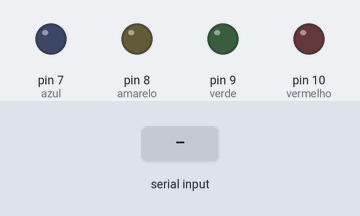
Simulated run of this sketch. Board: Arduino Uno, built with avr-gcc and run on an emulated ATmega328P. Shown: output pins drawn as LEDs (lit = HIGH). Inputs (shaded band) come from the test bench. What the sketch prints to the serial monitor is not drawn.

Above: at 1.2 s.
1.3 s: "b" received over Serial
At 2.5 s:
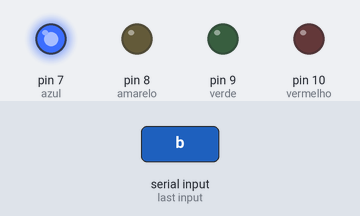
2.9 s: "y" received over Serial
At 3.6 s:
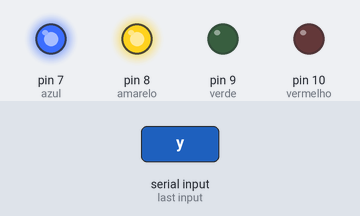
4.4 s: "g" received over Serial
At 4.8 s:
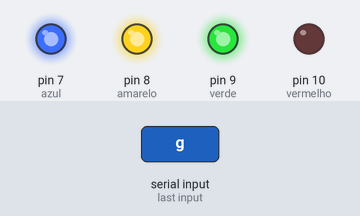
5.9 s: "r" received over Serial
At 7.1 s:
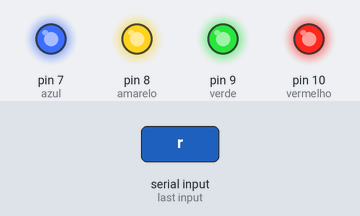
7.4 s: "b" received over Serial
At 8.3 s:
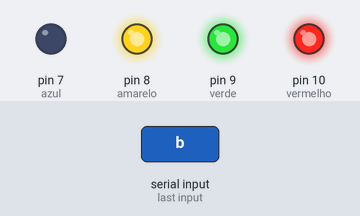
8.9 s: "y" received over Serial
At 9.5 s:
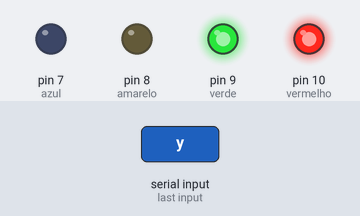
Timing chart, 0 to 11.4 s (numbered marks = the images above; inputs shaded):
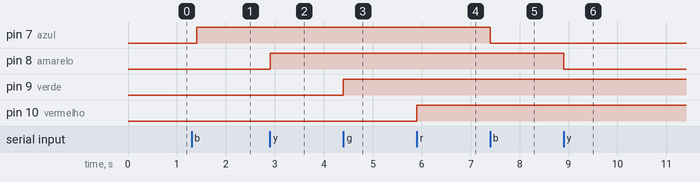

The sketch:

programa.ino
```cpp
int azul     =  7,flagAzul = 0;
int amarelo  =  8,flagAmarelo = 0;
int verde    =  9,flagVerde = 0;
int vermelho =  10,flagVermelho = 0;

void setup()   {

  Serial.begin(9600);

  pinMode(azul, OUTPUT);
  pinMode(amarelo, OUTPUT);
  pinMode(verde, OUTPUT);
  pinMode(vermelho, OUTPUT);

}

void loop()
{
  char caracter;
  caracter = Serial.read();
  Serial.println(caracter);

  switch(caracter){
     case 'b':
       if(flagAzul == 0){
         digitalWrite(azul,HIGH);
         flagAzul = 1;
       }else{
         digitalWrite(azul,LOW);
         flagAzul = 0;
       }
     break;
     case 'y':
       if(flagAmarelo == 0){
         digitalWrite(amarelo,HIGH);
         flagAmarelo = 1;
       }else{
         digitalWrite(amarelo,LOW);
         flagAmarelo = 0;
       }
     break;
     case 'g':
       if(flagVerde == 0){
         digitalWrite(verde,HIGH);
         flagVerde = 1;
       }else{
         digitalWrite(verde,LOW);
         flagVerde = 0;
       }
     break;
     case 'r':
       if(flagVermelho == 0){
         digitalWrite(vermelho,HIGH);
         flagVermelho = 1;
       }else{
         digitalWrite(vermelho,LOW);
         flagVermelho = 0;
       }
     break;
  }
  delay(100);
}
```

Measured:
- after the input at 1.3 s, pin 7 (azul): LOW → HIGH after 0.10 s
- after the input at 2.9 s, pin 8 (amarelo): LOW → HIGH at once
- after the input at 4.4 s, pin 9 (verde): LOW → HIGH at once
- after the input at 5.9 s, pin 10 (vermelho): LOW → HIGH at once
- after the input at 7.4 s, pin 7 (azul): HIGH → LOW at once
- after the input at 8.9 s, pin 8 (amarelo): HIGH → LOW at once
